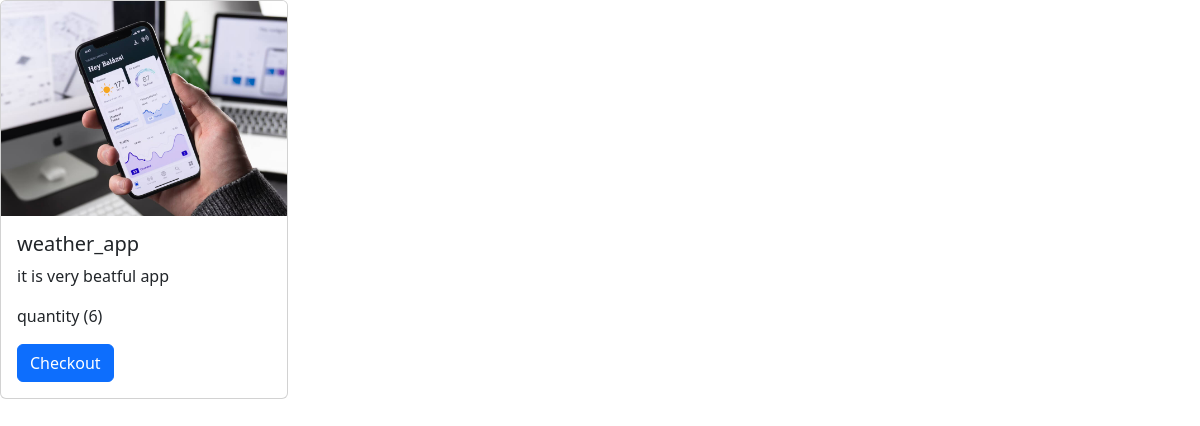
The page /cart_list_view (signed in) on the database its author committed.
### mainapp/models.py (models this page shows, shortened)
class Cart(models.Model):
    user = models.ForeignKey(User,on_delete=models.CASCADE)
    product = models.ForeignKey(Products, on_delete=models.CASCADE)
    quant = models.PositiveIntegerField(default=1)

class Products(models.Model):
    product_name = models.CharField(max_length=100)
    product_decription = models.CharField(max_length=200)
    product_image = models.ImageField(upload_to='product_images')

### mainapp/views.py (the view)
# urls.py: path('cart_list_view', views.cart_view, name='cart_list_view'),
@login_required(login_url='auth/login')
def cart_view(req):
    cart_products = Cart.objects.filter(user=req.user)
    return render(req, 'cart.html', {'carts': cart_products})

### template/cart.html (shortened to what this page needs)
<!doctype html>
<html lang="en">
  <head>
    <link href="https://cdn.jsdelivr.net/npm/bootstrap@5.3.3/dist/css/bootstrap.min.css" rel="stylesheet">
  </head>
  <body>
    {% for cart in carts %}
    <div class="card" style="width: 18rem;">
        <img src="{{ cart.product.product_image.url}}" class="card-img-top" alt="...">
        <div class="card-body">
          <h5 class="card-title">{{ cart.product.product_name}}</h5>
          <p class="card-text">{{ cart.product.product_decription }}</p>
          <p class="card-text">quantity ({{ cart.quant }})</p>
          <form action="payments/initiate" method="POST">
            <button type="submit" class="btn btn-primary">Checkout</button>
        </form>
        </div>
      </div>
      {% endfor %}
  </body>
</html>

### rows shown on the page
Cart: product.product_image (picture), product.product_name "weather_app", product.product_decription "it is very beatful app", quant "6"
